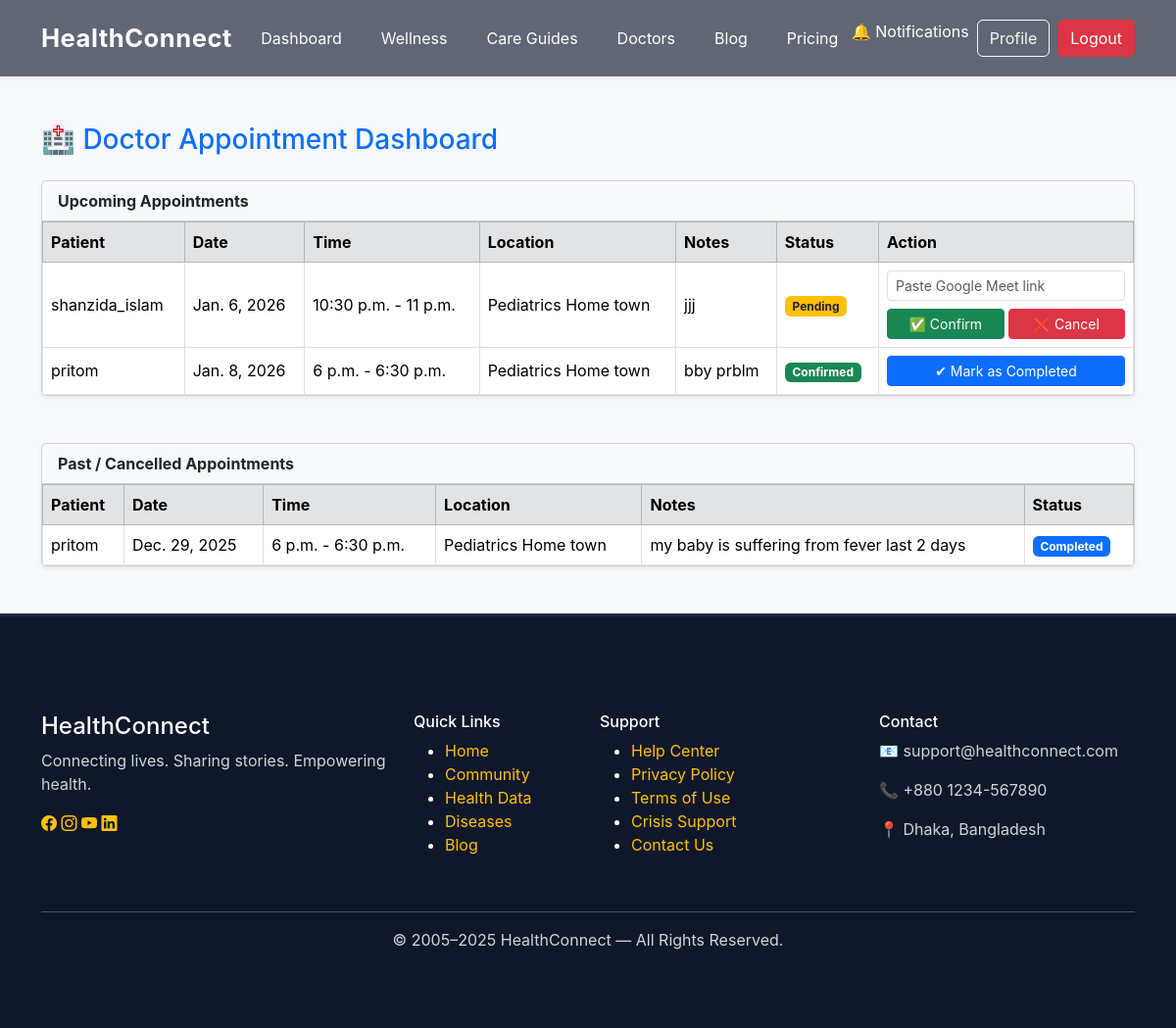
/appointments/doctor/appointments/ (signed in), run on the app's committed database.
### appointments/models.py (models this page shows, shortened)
class Appointment(models.Model):
    patient = models.ForeignKey(CustomUser, on_delete=models.CASCADE, related_name="appointments")
    doctor = models.ForeignKey(CustomUser, on_delete=models.CASCADE, related_name="doctor_appointments")
    location = models.ForeignKey(DoctorLocation, on_delete=models.CASCADE)
    date = models.DateField()
    start_time = models.TimeField()
    end_time = models.TimeField()
    status = models.CharField(max_length=20, choices=APPOINTMENT_STATUS, default="pending")
    notes = models.TextField(blank=True, null=True)
    meeting_link = models.URLField(blank=True, null=True)
    created_at = models.DateTimeField(default=timezone.now)
    class Meta:
        unique_together = ("doctor", "location", "date", "start_time")

class DoctorLocation(models.Model):
    APPOINTMENT_TYPE = (
        ("offline", "Offline"),
        ("online", "Online"),
        ("both", "Online & Offline"),
    )
    doctor = models.ForeignKey(
        settings.AUTH_USER_MODEL,
        on_delete=models.CASCADE,
        related_name="doctor_locations"
    )
    name = models.CharField(max_length=150)
    address = models.TextField()
    days = models.CharField(max_length=100, help_text="Sun,Tue,Thu")
    start_time = models.TimeField()
    end_time = models.TimeField()
    appointment_type = models.CharField(max_length=20, choices=APPOINTMENT_TYPE)

### accounts/models.py (models this page shows, shortened)
class CustomUser(AbstractUser):
    role = models.CharField(
        max_length=20,
        choices=ROLE_CHOICES,
        default="patient"
    )
    doctor_license = models.CharField(
        max_length=50,
        blank=True,
        null=True
    )
    specialization = models.ManyToManyField(
        "Specialization",
        blank=True,
        help_text="Only for doctors"
    )
    hospital_name = models.CharField(
        max_length=150,
        blank=True,
        null=True
    )
    profile_pic = models.ImageField(
        upload_to="profiles/",
        blank=True,
        null=True
    )
    token_id = models.CharField(
        max_length=12,   # Adjust for future growth
        unique=True,
        blank=True,
        editable=False
    )

### appointments/views.py (the view, shortened to what this page needs)
# urls.py: path('doctor/appointments/', views.doctor_my_appointment, name='doctor_my_appointment'),
@login_required
def doctor_my_appointment(request):
    if request.user.role != "doctor":
        return redirect('home')
    appointments = request.user.doctor_appointments.order_by('date', 'start_time')
    upcoming = appointments.filter(status__in=['pending', 'confirmed'])
    past = appointments.filter(status__in=['completed', 'cancelled'])
    return render(request, 'appointments/doctor_appointments.html', {
        'upcoming': upcoming,
        'past': past
    })

### blog/context_processors.py (called while the page is built)
def unread_notifications(request):
    if request.user.is_authenticated:
        return {
            "unread_count": request.user.notifications.filter(is_read=False).count()
        }
    return {"unread_count": 0}

### appointments/templates/appointments/doctor_appointments.html (shortened to what this page needs)
{% extends "base.html" %}
{% block content %}
<div class="container py-5">
    <h3 class="mb-4 text-primary">
        🏥 Doctor Appointment Dashboard
    </h3>
    <div class="card shadow-sm mb-5">
        <div class="card-header bg-light fw-bold">
            Upcoming Appointments
        </div>
        <div class="card-body p-0">
            <table class="table table-bordered mb-0 align-middle">
                <thead class="table-secondary">
                    <tr>
                        <th>Patient</th>
                        <th>Date</th>
                        <th>Time</th>
                        <th>Location</th>
                        <th>Notes</th>
                        <th>Status</th>
                        <th width="260">Action</th>
                    </tr>
                </thead>
                <tbody>
                {% for appt in upcoming %}
                    <tr>
                        <td>{{ appt.patient.username }}</td>
                        <td>{{ appt.date }}</td>
                        <td>{{ appt.start_time }} - {{ appt.end_time }}</td>
                        <td>{{ appt.location.name }}</td>
                        <td>{{ appt.notes|default:"-" }}</td>
                        <td>
                            {% if appt.status == "pending" %}
                                <span class="badge bg-warning text-dark">Pending</span>
                            {% elif appt.status == "confirmed" %}
                                <span class="badge bg-success">Confirmed</span>
                            {% endif %}
                        </td>
                        <td>
                            {% if appt.status == "pending" %}
                            <form method="post">
                                <input type="url"
                                       name="meeting_link"
                                       class="form-control form-control-sm mb-2"
                                       placeholder="Paste Google Meet link"
                                       required>
                                <div class="d-flex gap-1">
                                    <button type="submit"
                                            name="action"
                                            value="confirm"
                                            class="btn btn-success btn-sm w-100">
                                        ✅ Confirm
                                    </button>
                                    <button type="submit"
                                            name="action"
                                            value="cancel"
                                            class="btn btn-danger btn-sm w-100">
                                        ❌ Cancel
                                    </button>
                                </div>
                            </form>
                            {% elif appt.status == "confirmed" %}
                            <form method="post">
                                <button type="submit"
                                        name="action"
                                        value="complete"
                                        class="btn btn-primary btn-sm w-100">
                                    ✔ Mark as Completed
                                </button>
                            </form>
                            {% else %}
                                -
                            {% endif %}
                        </td>
                    </tr>
                {% empty %}
                    <tr>
                        <td colspan="7" class="text-center py-4">
                            No upcoming appointments.
                        </td>
                    </tr>
                {% endfor %}
                </tbody>
            </table>
        </div>
    </div>
    <div class="card shadow-sm">
        <div class="card-header bg-light fw-bold">
            Past / Cancelled Appointments
        </div>
        <div class="card-body p-0">
            <table class="table table-bordered mb-0 align-middle">
                <thead class="table-secondary">
                    <tr>
                        <th>Patient</th>
                        <th>Date</th>
                        <th>Time</th>
                        <th>Location</th>
                        <th>Notes</th>
                        <th>Status</th>
                    </tr>
                </thead>
                <tbody>
                {% for appt in past %}
                    <tr>
                        <td>{{ appt.patient.username }}</td>
                        <td>{{ appt.date }}</td>
                        <td>{{ appt.start_time }} - {{ appt.end_time }}</td>
                        <td>{{ appt.location.name }}</td>
                        <td>{{ appt.notes|default:"-" }}</td>
                        <td>
                            {% if appt.status == "completed" %}
                                <span class="badge bg-primary">Completed</span>
                            {% elif appt.status == "cancelled" %}
                                <span class="badge bg-danger">Cancelled</span>
                            {% endif %}
                        </td>
                    </tr>
                {% empty %}
                    <tr>
                        <td colspan="6" class="text-center py-4">
                            No past appointments.
                        </td>
                    </tr>
                {% endfor %}
                </tbody>
            </table>
        </div>
    </div>
</div>
{% endblock %}

### static/css/style.css (style rules this page uses)
body { font-family: 'Inter', sans-serif; background: #f8f9fc; margin: 0; padding: 0; }
* { transition: 0.3s ease; }

### data on the page
Appointment: patient.username "shanzida_islam", date "Jan. 6, 2026", start_time "10:30 p.m.", end_time "11 p.m.", location.name "Pediatrics Home town", notes "jjj", status "Pending"
Appointment: patient.username "pritom", date "Jan. 8, 2026", start_time "6 p.m.", end_time "6:30 p.m.", location.name "Pediatrics Home town", notes "bby prblm", status "Confirmed"
Appointment: patient.username "pritom", date "Dec. 29, 2025", start_time "6 p.m.", end_time "6:30 p.m.", location.name "Pediatrics Home town", notes "my baby is suffering from fever last 2 days", status "Completed"
